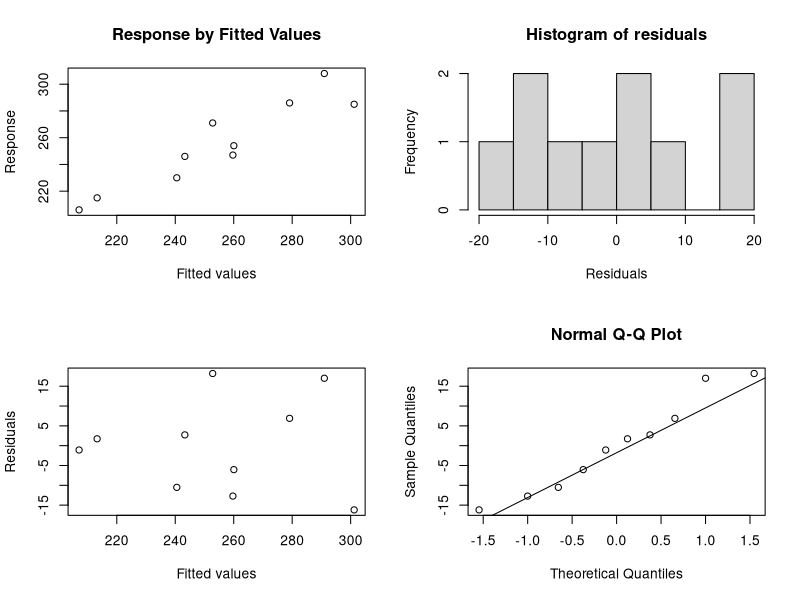
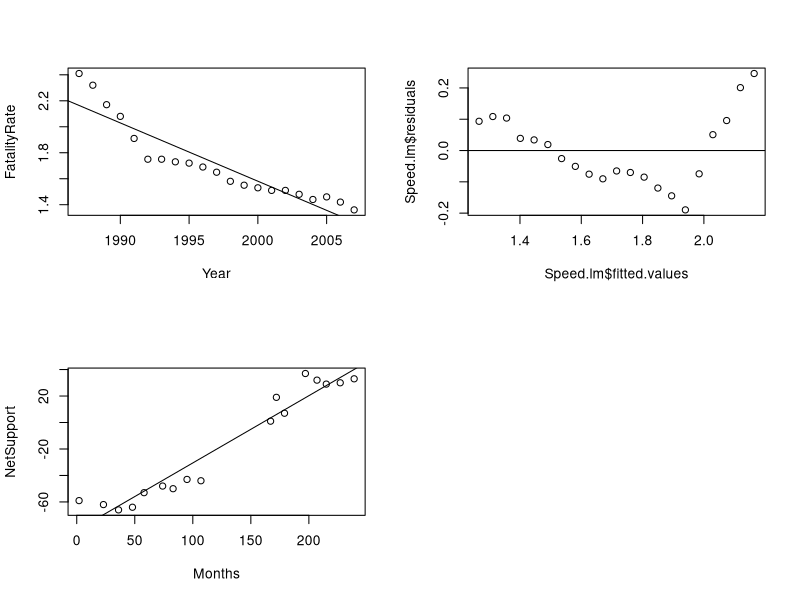
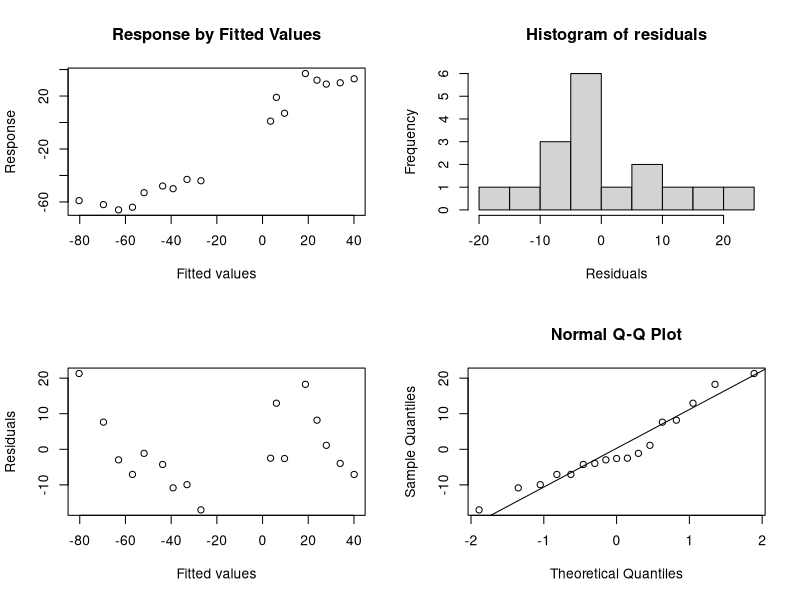
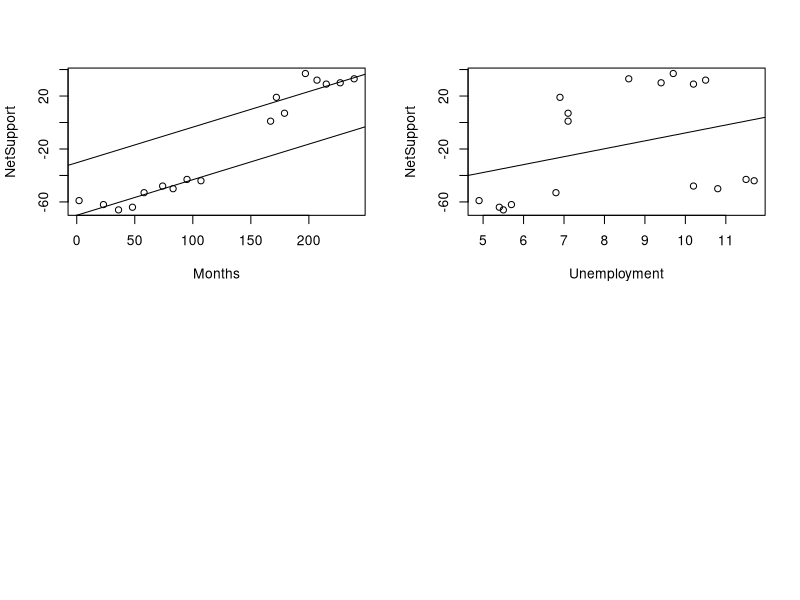

Write R code to recreate these figures, in order.
## ---- chunk 1
require(knitr)
setwd("C:/Users/aidan/IdeaProjects/DataScience/data")
knitr::opts_knit$set(root.dir = "C:/Users/aidan/IdeaProjects/DataScience/data")
#setwd("C:/Users/slhscs402/Documents/IdeaProjects/DataScience/data")
#knitr::opts_knit$set(root.dir = "C:/Users/slhscs402/Documents/IdeaProjects/DataScience/data")
## ---- chunk 2
linreg.conditionplots<-function(linreg){
  par(mfrow=c(2,2))
  plot(linreg$fitted.values + linreg$residuals ~ linreg$fitted.values, ylab="Response", xlab="Fitted values", main = "Response by Fitted Values")
  hist(linreg$residuals, xlab="Residuals", main="Histogram of residuals")
  plot(linreg$residuals~linreg$fitted.values, xlab="Fitted values", ylab="Residuals")
  qqnorm(linreg$residuals)
  qqline(linreg$residuals)
}
## ---- chunk 3
MLB2007Standings.df <- read.csv("MLB2007Standings.csv", header=T)
attach(MLB2007Standings.df)
MLB2007Standings.lm <- lm(WinPct ~ ERA + Runs)
summary(MLB2007Standings.lm)
## ---- chunk 4
print(0.593 - predict(MLB2007Standings.lm, newdata = data.frame(ERA=3.87, Runs=867))[1])
## ---- chunk 5
MLB2007Standings.lm.1 <- lm(WinPct~ERA)
MLB2007Standings.lm.2 <- lm(WinPct~Runs)
summary(MLB2007Standings.lm.1)
summary(MLB2007Standings.lm.2)
## ---- chunk 6
detach()
MathEnrollment.df <- read.csv("MathEnrollment.csv", header=T)
MathEnrollment.df <- MathEnrollment.df[MathEnrollment.df$AYear != 2003, ]
attach(MathEnrollment.df)
MathEnrollment.lm <- lm(Spring ~ AYear + Fall)
summary(MathEnrollment.lm)
## ---- chunk 7
linreg.conditionplots(MathEnrollment.lm)
## ---- chunk 8
anova(MathEnrollment.lm)
summary(MathEnrollment.lm)
## ---- chunk 9
detach()
Speed.df <- read.csv("Speed.csv", header=T)
attach(Speed.df)
Speed.lm <- lm(FatalityRate ~ Year)
plot(FatalityRate~Year)
abline(Speed.lm)
summary(Speed.lm)
## ---- chunk 10
plot(Speed.lm$residuals~Speed.lm$fitted.values)
abline(0, 0)
## ---- chunk 11
Speed.lm.1 <- lm(FatalityRate ~ Year + StateControl)
summary(Speed.lm.1)
## ---- chunk 12
detach()
BritishUnions.df <- read.csv("BritishUnions.csv", header=T)
attach(BritishUnions.df)
BritishUnions.lm <- lm(NetSupport ~ Months)
plot(NetSupport~Months)
abline(BritishUnions.lm)
## ---- chunk 13
summary(BritishUnions.lm)
linreg.conditionplots(BritishUnions.lm)
## ---- chunk 14
BritishUnions.lm.1 <- lm(NetSupport ~ Months + Late)
plot(NetSupport~Months)
abline(BritishUnions.lm.1$coefficients[1] + BritishUnions.lm.1$coefficients[3], BritishUnions.lm.1$coefficients[2])
abline(BritishUnions.lm.1$coefficients[1], BritishUnions.lm.1$coefficients[2])
summary(BritishUnions.lm.1)
## ---- chunk 15
summary(BritishUnions.lm.1)
## ---- chunk 16
BritishUnions.lm.3 <- lm(NetSupport ~ Months + Late + Months:Late)
summary(BritishUnions.lm.3)
## ---- chunk 17
BritishUnions.lm.4 <- lm(NetSupport ~ Months)
anova(BritishUnions.lm.4, BritishUnions.lm.3)
## ---- chunk 18
plot(NetSupport~Unemployment)
abline(lm(NetSupport~Unemployment))
## ---- chunk 19
summary(lm(NetSupport~Unemployment))
## ---- chunk 20
BritishUnions.lm.2 <- lm(NetSupport ~ Unemployment + Months)
summary(BritishUnions.lm.2)
